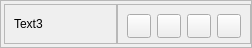
                     <widget class="QFrame" name="frame_60">
                      <property name="geometry">
                       <rect>
                        <x>-10</x>
                        <y>360</y>
                        <width>252</width>
                        <height>48</height>
                       </rect>
                      </property>
                      <property name="maximumSize">
                       <size>
                        <width>16777213</width>
                        <height>48</height>
                       </size>
                      </property>
                      <property name="frameShape">
                       <enum>QFrame::StyledPanel</enum>
                      </property>
                      <property name="frameShadow">
                       <enum>QFrame::Raised</enum>
                      </property>
                      <layout class="QHBoxLayout" name="horizontalLayout_168">
                       <property name="spacing">
                        <number>0</number>
                       </property>
                       <property name="leftMargin">
                        <number>3</number>
                       </property>
                       <property name="topMargin">
                        <number>0</number>
                       </property>
                       <property name="rightMargin">
                        <number>0</number>
                       </property>
                       <property name="bottomMargin">
                        <number>0</number>
                       </property>
                       <item>
                        <widget class="QFrame" name="panelsBackground_102">
                         <property name="maximumSize">
                          <size>
                           <width>16777215</width>
                           <height>40</height>
                          </size>
                         </property>
                         <property name="styleSheet">
                          <string notr="true"/>
                         </property>
                         <property name="frameShape">
                          <enum>QFrame::StyledPanel</enum>
                         </property>
                         <property name="frameShadow">
                          <enum>QFrame::Raised</enum>
                         </property>
                         <layout class="QHBoxLayout" name="horizontalLayout_169">
                          <item>
                           <widget class="QLabel" name="label_76">
                            <property name="maximumSize">
                             <size>
                              <width>16777215</width>
                              <height>40</height>
                             </size>
                            </property>
                            <property name="text">
                             <string>Text3</string>
                            </property>
                           </widget>
                          </item>
                         </layout>
                        </widget>
                       </item>
                       <item>
                        <widget class="QFrame" name="panelsBackground_103">
                         <property name="maximumSize">
                          <size>
                           <width>16777215</width>
                           <height>40</height>
                          </size>
                         </property>
                         <property name="styleSheet">
                          <string notr="true"/>
                         </property>
                         <property name="frameShape">
                          <enum>QFrame::StyledPanel</enum>
                         </property>
                         <property name="frameShadow">
                          <enum>QFrame::Raised</enum>
                         </property>
                         <layout class="QHBoxLayout" name="horizontalLayout_170">
                          <item>
                           <widget class="QPushButton" name="controllerThird_textColor1">
                            <property name="minimumSize">
                             <size>
                              <width>24</width>
                              <height>24</height>
                             </size>
                            </property>
                            <property name="maximumSize">
                             <size>
                              <width>24</width>
                              <height>24</height>
                             </size>
                            </property>
                            <property name="text">
                             <string/>
                            </property>
                           </widget>
                          </item>
                          <item>
                           <widget class="QPushButton" name="controllerThird_textColor2">
                            <property name="minimumSize">
                             <size>
                              <width>24</width>
                              <height>24</height>
                             </size>
                            </property>
                            <property name="maximumSize">
                             <size>
                              <width>24</width>
                              <height>24</height>
                             </size>
                            </property>
                            <property name="text">
                             <string/>
                            </property>
                           </widget>
                          </item>
                          <item>
                           <widget class="QPushButton" name="controllerThird_textColor3">
                            <property name="minimumSize">
                             <size>
                              <width>24</width>
                              <height>24</height>
                             </size>
                            </property>
                            <property name="maximumSize">
                             <size>
                              <width>24</width>
                              <height>24</height>
                             </size>
                            </property>
                            <property name="text">
                             <string/>
                            </property>
                           </widget>
                          </item>
                          <item>
                           <widget class="QPushButton" name="controllerThird_textColor4">
                            <property name="minimumSize">
                             <size>
                              <width>24</width>
                              <height>24</height>
                             </size>
                            </property>
                            <property name="maximumSize">
                             <size>
                              <width>24</width>
                              <height>24</height>
                             </size>
                            </property>
                            <property name="text">
                             <string/>
                            </property>
                           </widget>
                          </item>
                         </layout>
                        </widget>
                       </item>
                      </layout>
                     </widget>
